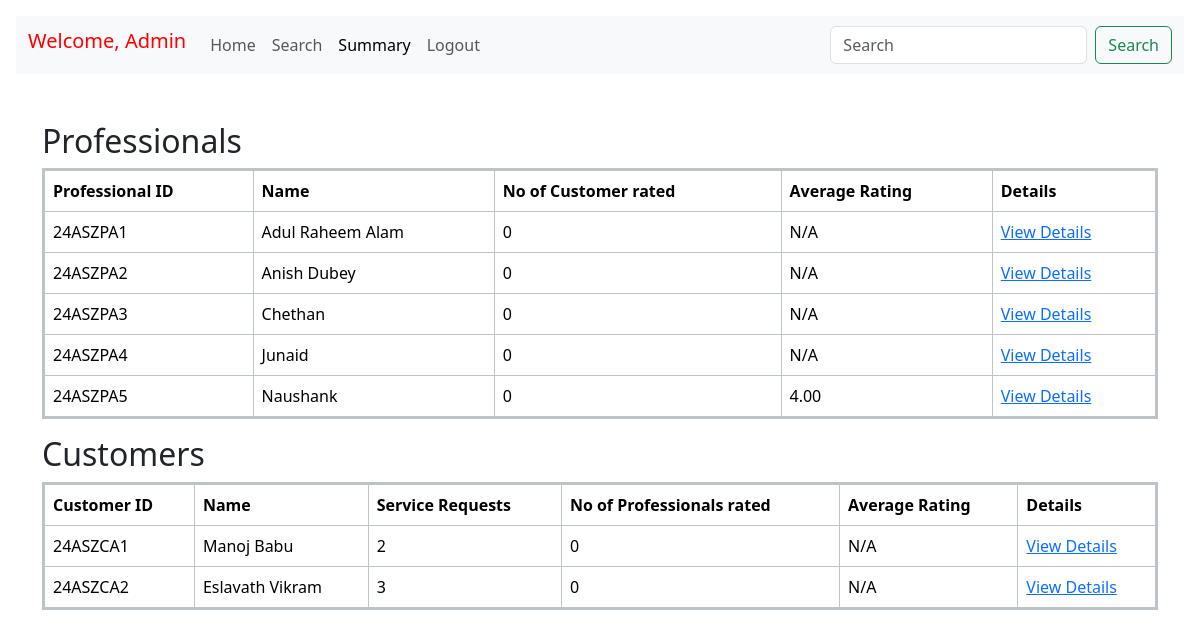
The page /admin/summary on the database as committed earlier.
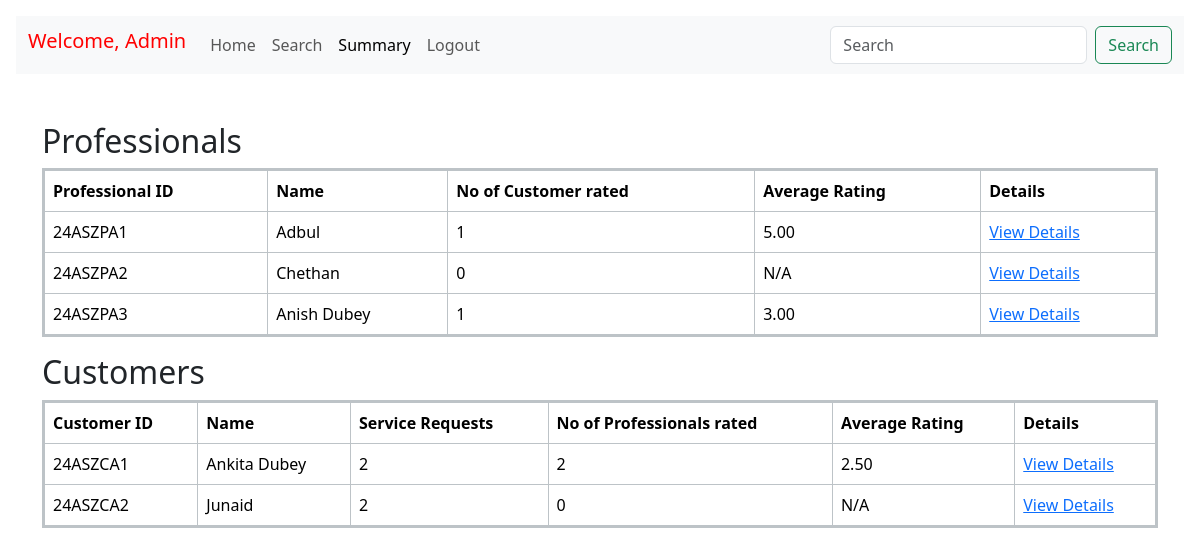
The same page on the database as committed later.
### models.py (models this page shows, shortened)
class Professional(db.Model):
    __tablename__ = 'Professional'
    professional_id = db.Column(db.String(50),db.ForeignKey('Credential.user_id'), primary_key=True, )
    username=db.Column(db.String(50), nullable=False)
    full_name = db.Column(db.String(50), nullable=False)
    experience = db.Column(db.String(50), nullable=False)
    contact_number = db.Column(db.String(15), nullable=True)
    service_name = db.Column(db.String(100), nullable=False)
    service_id=db.Column(db.String(50),nullable=False)
    document = db.Column(db.Text, nullable=False)
    address = db.Column(db.String(200), nullable=False)
    pin = db.Column(db.Integer(), nullable=False)
    status = db.Column(db.String(10), default='active')
    registration_date = db.Column(db.DateTime, default=datetime.utcnow)
    services_booked = db.relationship('ServiceBooked', backref='professional', lazy=True)

class Customer(db.Model):
    __tablename__ = 'Customer'
    customer_id = db.Column(db.String(50),  db.ForeignKey('Credential.user_id'),primary_key=True)
    username=db.Column(db.String(50), nullable=False)
    full_name = db.Column(db.String(50), nullable=False)
    address = db.Column(db.String(200), nullable=False)
    contact = db.Column(db.String(15), nullable=True)
    pin = db.Column(db.Integer(), nullable=False)
    status = db.Column(db.String(10), default='active')
    registration_date = db.Column(db.DateTime, default=datetime.utcnow)
    requests = db.relationship('ServiceBooked', backref='customer', lazy=True)

### routes.py (the view)
@app.route("/admin/summary")
def admin_summary():
    professional_ratings = db.session.query(
        Professional.professional_id.label("professional_id"),
        Professional.full_name.label("professional_name"),
        db.func.count(
            case(
                (ServiceBooked.rating_by_user.isnot(None), ServiceBooked.rating_by_professional),
                else_=None  # Count only valid ratings
            )
        ).label("ratings_given"),
        db.func.avg(
            case(
                (ServiceBooked.rating_by_user.isnot(None), ServiceBooked.rating_by_user),
                else_=None  # Exclude null ratings
            )
        ).label("average_rating"),
        db.func.count(ServiceBooked.rating_by_user).label("rating_count")  # Count valid ratings
    ).join(ServiceBooked, Professional.professional_id == ServiceBooked.professional_id, isouter=True) \
     .group_by(Professional.professional_id, Professional.full_name).all()
    customer_summary = db.session.query(
        Customer.customer_id.label("customer_id"),
        Customer.full_name.label("customer_name"),
        db.func.count(ServiceBooked.booking_id).label("service_requests_count"),  # Count service requests
        db.func.count(
            case(
                (ServiceBooked.rating_by_user.isnot(None), ServiceBooked.rating_by_professional),
                else_=None  # Count only valid ratings
            )
        ).label("ratings_given"),  # Count ratings given by customer
        db.func.avg(
            case(
                (ServiceBooked.rating_by_user.isnot(None), ServiceBooked.rating_by_professional),
                else_=None  # Count only valid ratings
            )
        ).label("average_rating")
    ).join(ServiceBooked, Customer.customer_id == ServiceBooked.customer_id, isouter=True) \
     .group_by(Customer.customer_id, Customer.full_name).all()
    return render_template(
        "Admin/Summary.html",
        professional_ratings=professional_ratings,
        customer_summary=customer_summary
    )

### templates/Admin/Summary.html (shortened to what this page needs)
<!doctype html>
<html lang="en">
  <head>
    <link href="https://cdn.jsdelivr.net/npm/bootstrap@5.3.3/dist/css/bootstrap.min.css" rel="stylesheet">
    <link href="https://getbootstrap.com/docs/5.3/assets/css/docs.css" rel="stylesheet">
  </head>
  <body class="p-3 m-0 border-0 bd-example m-0 border-0">
    <nav class="navbar navbar-expand-lg bg-body-tertiary" style="background-color:#0d76ff;text-align: center;">
      <div class="container-fluid">
        <h1 class="navbar-brand" style="color:rgb(255, 0, 0);">Welcome, Admin</h1>
        <div class="collapse navbar-collapse" id="navbarSupportedContent" >
          <ul class="navbar-nav me-auto mb-2 mb-lg-0" >
            <li class="nav-item">
              <a class="nav-link" href="{{url_for('admin_home')}}">Home</a>
            </li>
            <li class="nav-item">
              <a class="nav-link" href="{{url_for('admin_search')}}">Search</a>
            </li>
            <li class="nav-item">
              <a class="nav-link active" aria-current="page" href="#">Summary</a>
            </li>
            <li class="nav-item">
              <a class="nav-link" href="{{url_for('login')}}">Logout</a>
            </li>
          </ul>
          <form class="d-flex" role="search">
            <input class="form-control me-2" type="search" placeholder="Search" aria-label="Search">
            <button class="btn btn-outline-success" type="submit">Search</button>
          </form>
        </div>
      </div>
    </nav>
      <div class="container mt-5">
        <body>
          <h2>Professionals</h2>
          <table class="table table-bordered" style="border: 3px solid #bdc3c7; border-collapse: collapse;">              <thead>
                  <tr>
                      <th>Professional ID</th>
                      <th>Name</th>
                      <th>No of Customer rated</th>
                      <th>Average Rating</th>
                      <th>Details</th>
                  </tr>
              </thead>
              <tbody>
                  {% for pro in professional_ratings %}
                  <tr>
                      <td>{{ pro.professional_id }}</td>
                      <td>{{ pro.professional_name }}</td>
                      <td>{{ pro.ratings_given }}</td>
                      <td>{{ "%.2f" % pro.average_rating if pro.average_rating else "N/A" }}</td>
                      <td>
                          <a href="{{ url_for('professional_details', professional_id=pro.professional_id) }}">
                              View Details
                          </a>
                      </td>
                  </tr>
                  {% endfor %}
              </tbody>
          </table>
          <h2>Customers</h2>
          <table class="table table-bordered" style="border: 3px solid #bdc3c7; border-collapse: collapse;">              <thead>
                  <tr>
                      <th>Customer ID</th>
                      <th>Name</th>
                      <th>Service Requests</th>
                      <th>No of Professionals rated</th>
                      <th>Average Rating</th>
                      <th>Details</th>
                  </tr>
              </thead>
              <tbody>
                  {% for cust in customer_summary %}
                  <tr>
                      <td>{{ cust.customer_id }}</td>
                      <td>{{ cust.customer_name }}</td>
                      <td>{{ cust.service_requests_count }}</td>
                      <td>{{ cust.ratings_given }}</td>
                      <td>{{ "%.2f" % cust.average_rating if cust.average_rating else "N/A" }}</td>
                      <td>
                          <a href="{{ url_for('customer_details', customer_id=cust.customer_id) }}">
                              View Details
                          </a>
                      </td>
                  </tr>
                  {% endfor %}
              </tbody>
          </table>
        </div>
  </body>
</html>

Rows that differ between the two databases and show on the page:
removed Professional: professional_id "24ASZPA4", professional_name "Junaid", ratings_given "0", average_rating "N/A"
removed Professional: professional_id "24ASZPA5", professional_name "Naushank", ratings_given "0", average_rating "4.00"
changed Professional "24ASZPA1": professional_name "Adul Raheem Alam" → "Adbul"; ratings_given "0" → "1"; average_rating "N/A" → "5.00"
changed Professional "24ASZPA2": professional_name "Anish Dubey" → "Chethan"
changed Professional "24ASZPA3": professional_name "Chethan" → "Anish Dubey"; ratings_given "0" → "1"; average_rating "N/A" → "3.00"
changed Customer "24ASZCA1": customer_name "Manoj Babu" → "Ankita Dubey"; ratings_given "0" → "2"; average_rating "N/A" → "2.50"
changed Customer "24ASZCA2": customer_name "Eslavath Vikram" → "Junaid"; service_requests_count "3" → "2"
